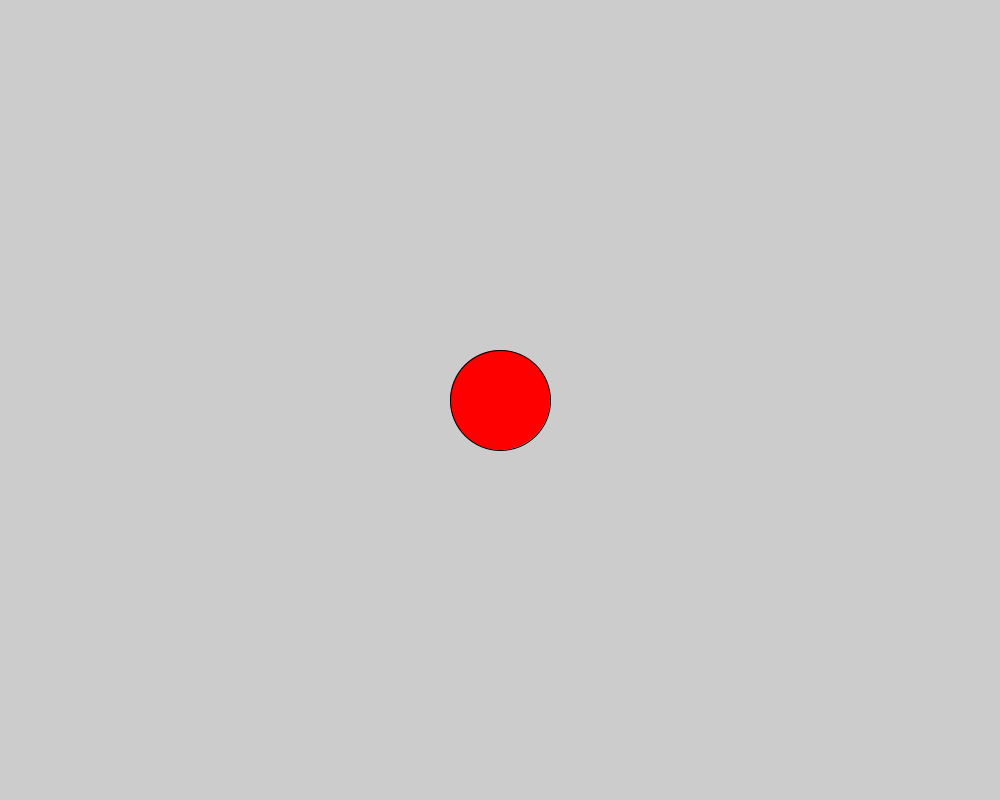
Frame 1 (no input)
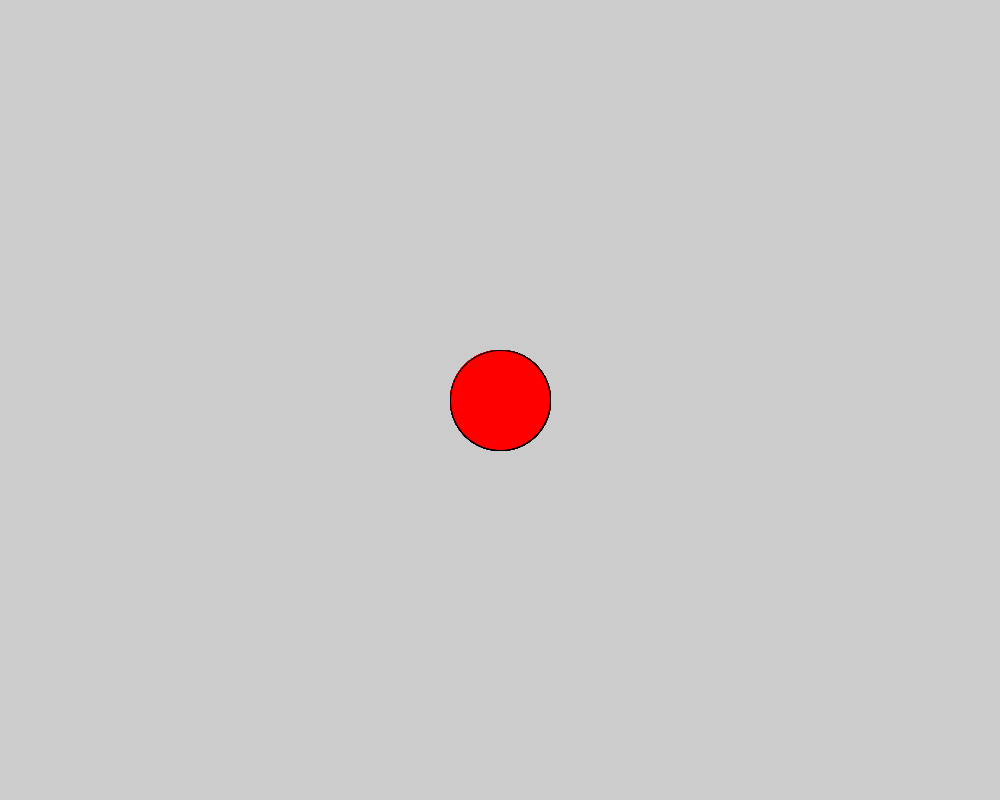
Frame 60 (the mouse pressed at the canvas centre just before this capture)
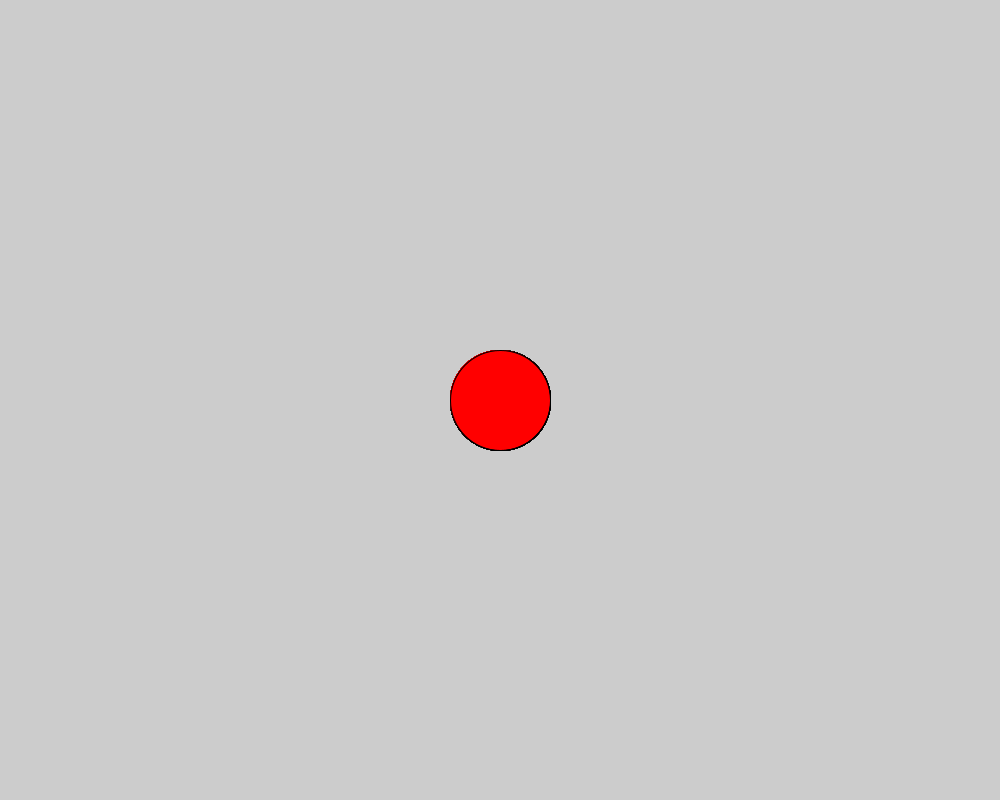
Frame 120 (the mouse held since frame 60 and released just before this capture)

The Processing sketch that drew these frames (run headless with seeded random() and noise(); from frame 60 on, the mouse is pressed at the canvas centre):

// Processing sketch: Runner
// ── Runner.pde
Ball b = new Ball(500, 400);
void setup() {
  size(1000, 800);
}
void draw() {
  b.display();
}

// ── Ball_java.pde
class Ball {
  int x;
  int y;
  Ball(int xcor, int ycor) {
    x = xcor;
    y = ycor;
  }
  void display() {
    fill(255, 0, 0);
    circle(x, y, 100);
  }
}
